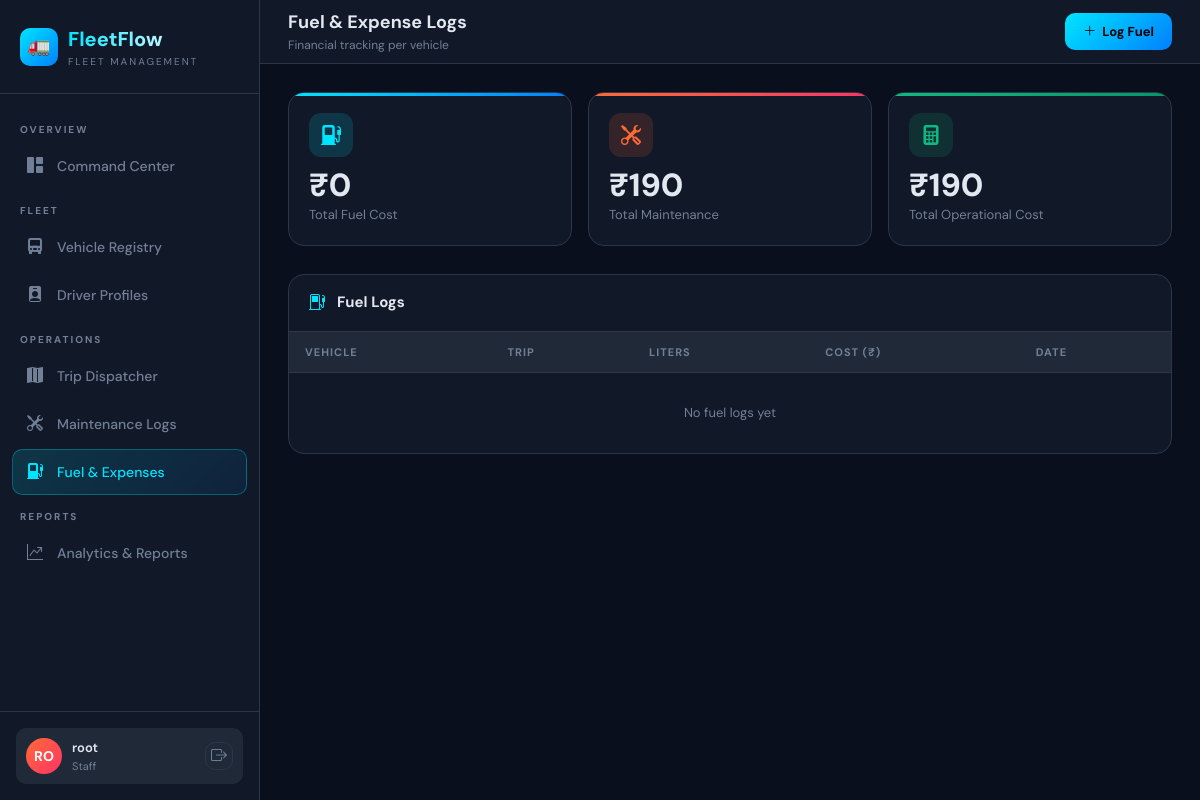
Before: /expenses/ (signed in) with the older database file.
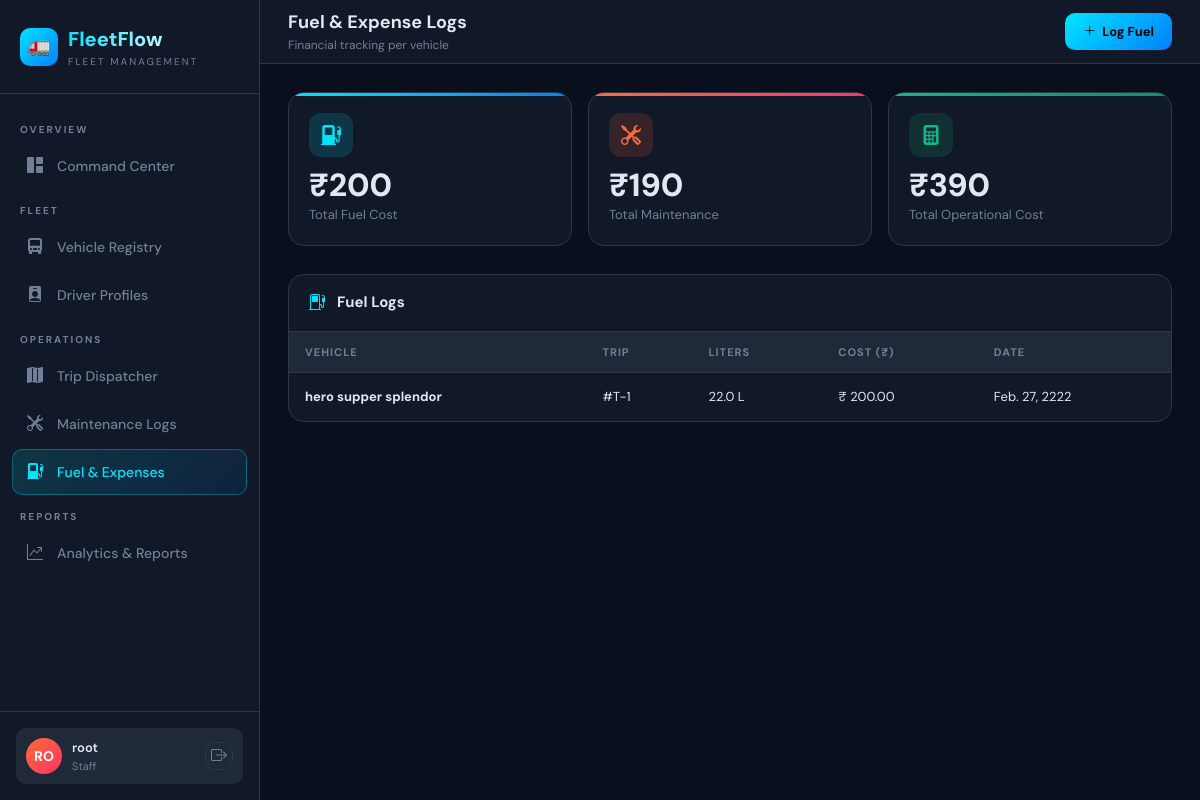
After: the same page with the newer database file.
### expenses/models.py (models this page shows, shortened)
class FuelLog(models.Model):
    vehicle = models.ForeignKey(Vehicle, on_delete=models.CASCADE)
    trip = models.ForeignKey(Trip, on_delete=models.SET_NULL, null=True, blank=True)
    liters = models.FloatField()
    cost = models.DecimalField(max_digits=10, decimal_places=2)
    date = models.DateField()

### vehicles/models.py (models this page shows, shortened)
class Vehicle(models.Model):
    VEHICLE_TYPE = [
        ('truck', 'Truck'),
        ('van', 'Van'),
        ('bike', 'Bike'),
    ]
    STATUS = [
        ('available', 'Available'),
        ('on_trip', 'On Trip'),
        ('in_shop', 'In Shop'),
        ('retired', 'Retired'),
    ]
    name = models.CharField(max_length=100)
    license_plate = models.CharField(max_length=20, unique=True)
    vehicle_type = models.CharField(max_length=10, choices=VEHICLE_TYPE)
    max_capacity_kg = models.FloatField()
    odometer = models.FloatField(default=0)
    status = models.CharField(max_length=20, choices=STATUS, default='available')
    region = models.CharField(max_length=100, blank=True)
    created_at = models.DateTimeField(auto_now_add=True)

### trips/models.py (models this page shows, shortened)
class Trip(models.Model):
    STATUS = [
        ('draft', 'Draft'),
        ('dispatched', 'Dispatched'),
        ('completed', 'Completed'),
        ('cancelled', 'Cancelled'),
    ]
    vehicle = models.ForeignKey(Vehicle, on_delete=models.PROTECT)
    driver = models.ForeignKey(Driver, on_delete=models.PROTECT)
    cargo_weight_kg = models.FloatField()
    origin = models.CharField(max_length=200)
    destination = models.CharField(max_length=200)
    status = models.CharField(max_length=20, choices=STATUS, default='draft')
    start_odometer = models.FloatField()
    end_odometer = models.FloatField(null=True, blank=True)
    notes = models.TextField(blank=True)
    created_at = models.DateTimeField(auto_now_add=True)

### expenses/views.py (the view)
# urls.py: path('', views.expense_list, name='expense_list'),
@login_required
def expense_list(request):
    group = get_group(request.user)
    if group not in ['Manager', 'Dispatcher']:
        messages.error(request, 'Access Denied!')
        return redirect_user(group)
    fuel_logs = FuelLog.objects.all().order_by('-date')
    total_fuel = FuelLog.objects.aggregate(t=Sum('cost'))['t'] or 0
    total_maintenance = MaintenanceLog.objects.aggregate(t=Sum('cost'))['t'] or 0
    total_operational = float(total_fuel) + float(total_maintenance)
    return render(request, 'expenses/expense_list.html', {
        'fuel_logs': fuel_logs,
        'total_fuel': total_fuel,
        'total_maintenance': total_maintenance,
        'total_operational': total_operational,
    })

### expenses/views.py (called while the page is built)
def get_group(user):
    if user.is_superuser:
        return 'Manager'
    group = user.groups.first()
    return group.name if group else ''

### templates/expenses/expense_list.html (shortened to what this page needs)
{% extends 'base.html' %}
{% block topbar %}
<div class="topbar">
  <div>
    <div class="page-title">Fuel & Expense Logs</div>
    <div class="page-subtitle">Financial tracking per vehicle</div>
  </div>
  <div class="topbar-actions">
    <a href="{% url 'fuel_add' %}" class="btn-primary-ff">
      <i class="bi bi-plus-lg"></i> Log Fuel
    </a>
  </div>
</div>
{% endblock %}
{% block content %}
<div class="kpi-grid" style="grid-template-columns:repeat(3,1fr)">
  <div class="kpi-card cyan">
    <div class="kpi-icon"><i class="bi bi-fuel-pump-fill"></i></div>
    <div class="kpi-value">₹{{ total_fuel|floatformat:0 }}</div>
    <div class="kpi-label">Total Fuel Cost</div>
  </div>
  <div class="kpi-card orange">
    <div class="kpi-icon"><i class="bi bi-tools"></i></div>
    <div class="kpi-value">₹{{ total_maintenance|floatformat:0 }}</div>
    <div class="kpi-label">Total Maintenance</div>
  </div>
  <div class="kpi-card green">
    <div class="kpi-icon"><i class="bi bi-calculator-fill"></i></div>
    <div class="kpi-value">₹{{ total_operational|floatformat:0 }}</div>
    <div class="kpi-label">Total Operational Cost</div>
  </div>
</div>
<div class="card-box">
  <div class="card-header">
    <i class="bi bi-fuel-pump" style="color:var(--accent)"></i>
    <div><div class="card-header-title">Fuel Logs</div></div>
  </div>
  <div class="table-wrap">
    <table>
      <thead>
        <tr><th>Vehicle</th><th>Trip</th><th>Liters</th><th>Cost (₹)</th><th>Date</th></tr>
      </thead>
      <tbody>
        {% for log in fuel_logs %}
        <tr>
          <td><b>{{ log.vehicle.name }}</b></td>
          <td>{% if log.trip %}#T-{{ log.trip.id }}{% else %}—{% endif %}</td>
          <td>{{ log.liters }} L</td>
          <td>₹ {{ log.cost }}</td>
          <td>{{ log.date }}</td>
        </tr>
        {% empty %}
        <tr><td colspan="5" style="text-align:center;padding:30px;color:var(--text-muted)">No fuel logs yet</td></tr>
        {% endfor %}
      </tbody>
    </table>
  </div>
</div>
{% endblock %}

Changed rows visible on the page:
added FuelLog: vehicle.name "hero supper splendor", trip.id "1", liters "22.0", cost "200.00", date "Feb. 27, 2222"
Other visible differences:
{{ total_fuel|floatformat:0 }}: "0" → "200"
{{ total_operational|floatformat:0 }}: "190" → "390"
text no longer shown: "No fuel logs yet"
